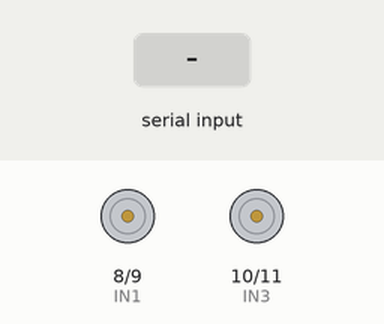
The sketch below on a simulated Arduino Uno, built with avr-gcc and run on an emulated ATmega328P. Parts: motor-driver pin pairs drawn as motors (green arrow = first pin HIGH = forward, orange = second pin HIGH = backward, longer = more drive, scaled by the enable pin). Inputs (shaded band) come from the test bench.

Above: at 1.2 s.
1.3 s: "forward\n" received over Serial
At 1.9 s:
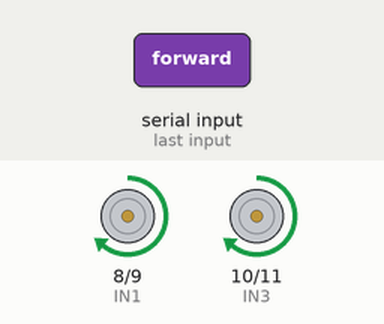
2.8 s: "back\n" received over Serial
At 4.0 s:
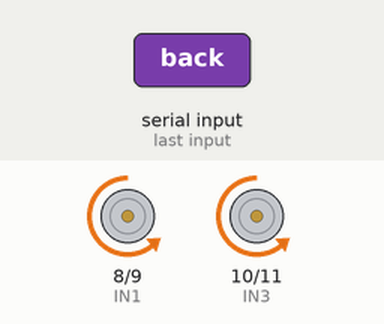
4.3 s: "left\n" received over Serial
At 5.4 s:
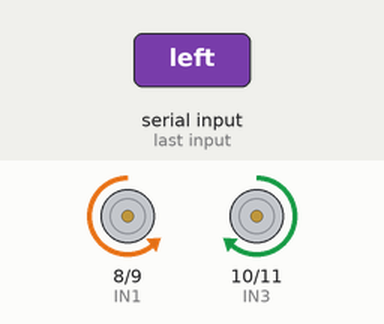
5.8 s: "right\n" received over Serial
At 6.5 s:
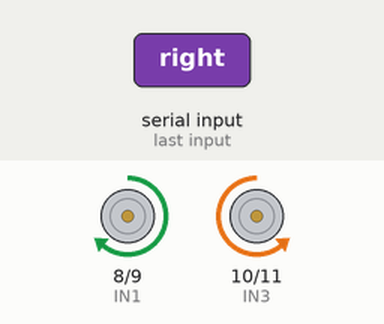
Timing chart, 0 to 8.3 s (numbered marks = the images above; inputs shaded):
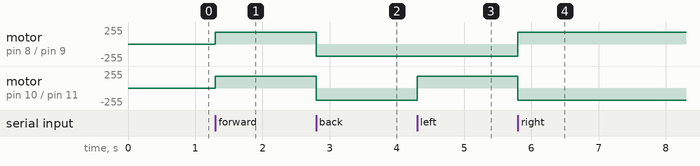

Measured:
- after the input at 1.3 s, motor on pin 8 (IN1) / pin 9 (IN2), motor on pin 10 (IN3) / pin 11 (IN4): stopped → forward 180/255 at once
- after the input at 2.8 s, motor on pin 8 (IN1) / pin 9 (IN2), motor on pin 10 (IN3) / pin 11 (IN4): forward 180/255 → backward 180/255 at once
- after the input at 4.3 s, motor on pin 10 (IN3) / pin 11 (IN4): backward 180/255 → forward 180/255 at once
- after the input at 5.8 s, motor on pin 8 (IN1) / pin 9 (IN2): backward 180/255 → forward 180/255 at once; motor on pin 10 (IN3) / pin 11 (IN4): forward 180/255 → backward 180/255 at once

The sketch:

controller_uno.ino
```cpp
/*
  Arduino UNO motor controller for L298N + 2 DC motors.

  Serial commands (newline terminated):
  - forward
  - back
  - left
  - right
  - stop
*/

const int ENA = 5;  // PWM speed for Motor A
const int IN1 = 8;  // Motor A direction
const int IN2 = 9;  // Motor A direction

const int ENB = 6;  // PWM speed for Motor B
const int IN3 = 10; // Motor B direction
const int IN4 = 11; // Motor B direction

const int SPEED = 180; // 0..255

String incoming = "";

void setup() {
  pinMode(ENA, OUTPUT);
  pinMode(IN1, OUTPUT);
  pinMode(IN2, OUTPUT);
  pinMode(ENB, OUTPUT);
  pinMode(IN3, OUTPUT);
  pinMode(IN4, OUTPUT);

  Serial.begin(115200);
  stopMotors();
}

void loop() {
  if (Serial.available() > 0) {
    incoming = Serial.readStringUntil('\n');
    incoming.trim();
    incoming.toLowerCase();
    handleCommand(incoming);
  }
}

void handleCommand(const String &cmd) {
  if (cmd == "forward") {
    driveForward();
  } else if (cmd == "back") {
    driveBackward();
  } else if (cmd == "left") {
    turnLeft();
  } else if (cmd == "right") {
    turnRight();
  } else {
    stopMotors();
  }
}

void driveForward() {
  analogWrite(ENA, SPEED);
  analogWrite(ENB, SPEED);

  digitalWrite(IN1, HIGH);
  digitalWrite(IN2, LOW);
  digitalWrite(IN3, HIGH);
  digitalWrite(IN4, LOW);
}

void driveBackward() {
  analogWrite(ENA, SPEED);
  analogWrite(ENB, SPEED);

  digitalWrite(IN1, LOW);
  digitalWrite(IN2, HIGH);
  digitalWrite(IN3, LOW);
  digitalWrite(IN4, HIGH);
}

void turnLeft() {
  analogWrite(ENA, SPEED);
  analogWrite(ENB, SPEED);

  digitalWrite(IN1, LOW);
  digitalWrite(IN2, HIGH);
  digitalWrite(IN3, HIGH);
  digitalWrite(IN4, LOW);
}

void turnRight() {
  analogWrite(ENA, SPEED);
  analogWrite(ENB, SPEED);

  digitalWrite(IN1, HIGH);
  digitalWrite(IN2, LOW);
  digitalWrite(IN3, LOW);
  digitalWrite(IN4, HIGH);
}

void stopMotors() {
  analogWrite(ENA, 0);
  analogWrite(ENB, 0);

  digitalWrite(IN1, LOW);
  digitalWrite(IN2, LOW);
  digitalWrite(IN3, LOW);
  digitalWrite(IN4, LOW);
}
```
